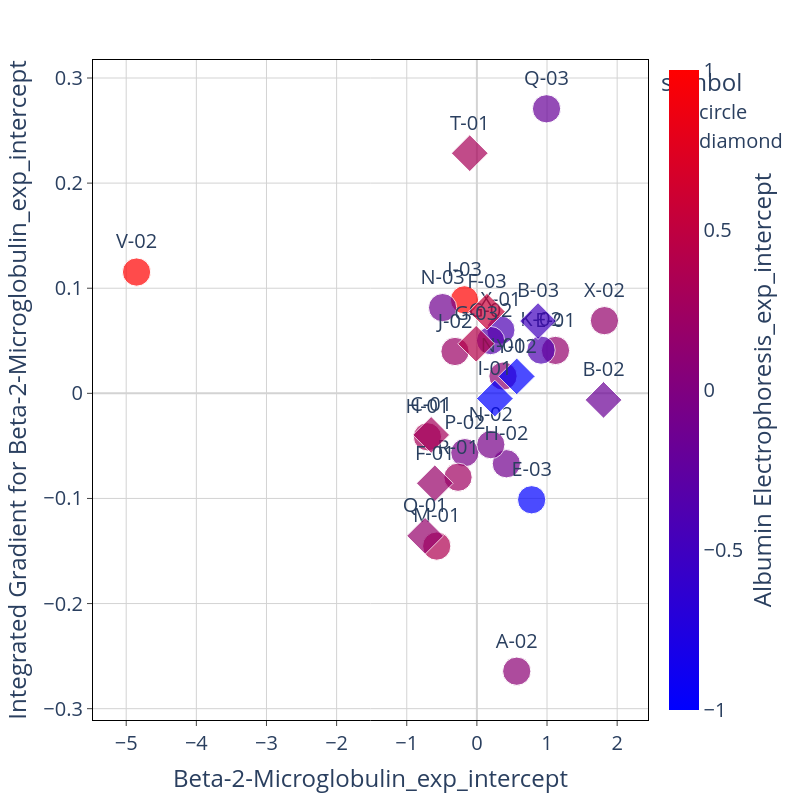

The code cell stored with this chart in its notebook:
### Code cell
feat_1 = IGtable.columns[feature_order[0]]
feat_2 = IGtable.columns[feature_order[1]]

# fig = px.scatter(x = IG_X[feat_1], y = IGtable[feat_1], text= ID_track_all, color = IG_X[feat_2])
# fig.update_traces(marker=dict(size=12), textposition = 'top center')


fig=px.scatter(x = IG_x_concat[feat_1], y = IGtable_concat[feat_1], 
                 text= IGtable_concat['DeID'], 
                 color = IG_x_concat[feat_2],
                 symbol = IGtable_concat['Shape'], size = [0.5 for i in range(len(IGtable_concat['DeID']))]
                )

# fig.update_traces(marker=dict(size=12, symbol = 'square'), textposition = 'top center')
fig.update_traces(textposition = 'top center')



fig.update_layout(
    plot_bgcolor='white',
    autosize=False,
    width=800,
    height=800,
    coloraxis = {'colorscale':'Bluered'},
    xaxis_title = feat_1,
    yaxis_title = "Integrated Gradient for " + feat_1,
    font=dict(size=20)
)

fig.update_xaxes(
    zeroline=True,
    zerolinecolor='lightgrey',
    mirror=True,
    ticks='outside',
    showline=True,
    linecolor='black',
    gridcolor='lightgrey'
    )
    
fig.update_yaxes(
    zeroline=True,
    zerolinecolor='lightgrey',
    mirror=True,
    ticks='outside',
    showline=True,
    linecolor='black',
    gridcolor='lightgrey'
)

fig.update_coloraxes(colorbar_showticklabels=True,
                    colorbar_title=dict(text=feat_2,side = "right"),
                    cmin = -1, cmax = 1)

fig.show()

### Figure 1 — Plotly figure (JSON) as saved in the notebook; plotly's stock layout.template omitted (floating-point values rounded to 4 significant figures)
{"data": [{"hovertemplate": "symbol=circle<br>x=%{x}<br>y=%{y}<br>size=%{marker.size}<br>text=%{text}<br>color=%{marker.color}<extra></extra>", "legendgroup": "circle", "marker": {"color": [0.159, 0.08823, -0.4035, -2.17, 0.3109, -0.1168, 0.3662, 0.1026, -0.06231, 0.2506, -0.06431, 0.1568, 5.41, -0.3307, 0.2145, -0.3856, -0.1245, 1.002, -0.1939], "coloraxis": "coloraxis", "size": [0.5, 0.5, 0.5, 0.5, 0.5, 0.5, 0.5, 0.5, 0.5, 0.5, 0.5, 0.5, 0.5, 0.5, 0.5, 0.5, 0.5, 0.5, 0.5], "sizemode": "area", "sizeref": 0.00125, "symbol": "circle"}, "mode": "markers+text", "name": "circle", "orientation": "v", "showlegend": true, "text": ["X-02", "A-02", "X-01", "E-03", "H-01", "H-02", "M-01", "N-01", "P-02", "R-01", "N-02", "E-01", "I-03", "G-02", "J-02", "K-02", "N-03", "V-02", "Q-03"], "textposition": "top center", "type": "scatter", "x": [1.819, 0.5682, 0.342, 0.781, -0.705, 0.4202, -0.5727, 0.3724, -0.1717, -0.2689, 0.1986, 1.121, -0.1769, 0.1953, -0.3118, 0.9152, -0.4889, -4.852, 0.993], "xaxis": "x", "y": [0.06916, -0.2643, 0.06019, -0.1012, -0.04133, -0.06697, -0.1453, 0.01642, -0.05642, -0.07979, -0.0488, 0.04082, 0.08896, 0.0502, 0.03983, 0.04113, 0.08154, 0.1154, 0.2707], "yaxis": "y"}, {"hovertemplate": "symbol=diamond<br>x=%{x}<br>y=%{y}<br>size=%{marker.size}<br>text=%{text}<br>color=%{marker.color}<extra></extra>", "legendgroup": "diamond", "marker": {"color": [0.3101, -0.167, -1.438, -1.287, 0.5627, -0.4927, 0.1853, 0.42, 0.1694, 0.2852], "coloraxis": "coloraxis", "size": [0.5, 0.5, 0.5, 0.5, 0.5, 0.5, 0.5, 0.5, 0.5, 0.5], "sizemode": "area", "sizeref": 0.00125, "symbol": "diamond"}, "mode": "markers+text", "name": "diamond", "orientation": "v", "showlegend": true, "text": ["T-01", "B-02", "I-01", "Y-02", "F-03", "B-03", "F-01", "G-03", "Q-01", "C-01"], "textposition": "top center", "type": "scatter", "x": [-0.1018, 1.806, 0.2562, 0.5682, 0.1441, 0.8719, -0.6001, -0.01, -0.7386, -0.6519], "xaxis": "x", "y": [0.2284, -0.006247, -0.004986, 0.01612, 0.07774, 0.06877, -0.08555, 0.04713, -0.1356, -0.03954], "yaxis": "y"}], "layout": {"autosize": false, "coloraxis": {"cmax": 1, "cmin": -1, "colorbar": {"showticklabels": true, "title": {"side": "right", "text": "Albumin Electrophoresis_exp_intercept"}}, "colorscale": [[0, "rgb(0,0,255)"], [1, "rgb(255,0,0)"]]}, "font": {"size": 20}, "height": 800, "legend": {"itemsizing": "constant", "title": {"text": "symbol"}, "tracegroupgap": 0}, "margin": {"t": 60}, "plot_bgcolor": "white", "width": 800, "xaxis": {"anchor": "y", "autorange": true, "domain": [0, 1], "gridcolor": "lightgrey", "linecolor": "black", "mirror": true, "range": [-5.471, 2.437], "showline": true, "ticks": "outside", "title": {"text": "Beta-2-Microglobulin_exp_intercept"}, "type": "linear", "zeroline": true, "zerolinecolor": "lightgrey"}, "yaxis": {"anchor": "x", "autorange": true, "domain": [0, 1], "gridcolor": "lightgrey", "linecolor": "black", "mirror": true, "range": [-0.3108, 0.3171], "showline": true, "ticks": "outside", "title": {"text": "Integrated Gradient for Beta-2-Microglobulin_exp_intercept"}, "type": "linear", "zeroline": true, "zerolinecolor": "lightgrey"}}}
